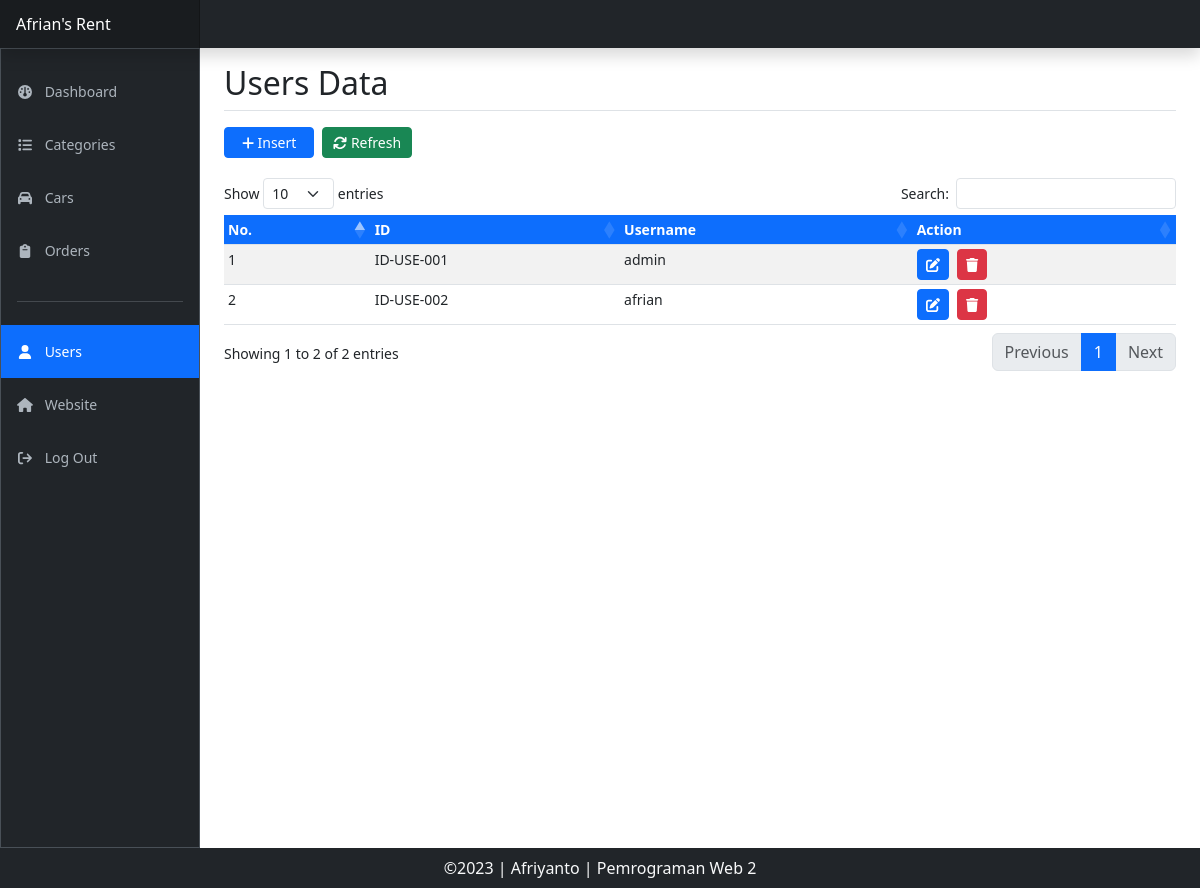
Page /users.php (signed in) on the committed database.
### tables this page shows
CREATE TABLE IF NOT EXISTS `tbl_users` (
  `id_users` varchar(50) NOT NULL DEFAULT 'AUTO_INCREMENT',
  `username` varchar(50) NOT NULL,
  `password` varchar(50) NOT NULL,
  PRIMARY KEY (`id_users`)
);

### users.php (the view, shortened to what this page needs)
<!DOCTYPE html>
<html lang="en">
<head>
    <?php
    include './component/css.php';
    ?>
    <link rel="stylesheet" href="./assets/css/dashboard.css">
</head>
<body>
    <header class="navbar sticky-top bg-dark flex-md-nowrap p-0 shadow" data-bs-theme="dark">
        <a class="navbar-brand col-md-3 col-lg-2 me-0 px-3 fs-6" href="dashboard.php">Afrian's Rent</a>
    </header>
    <div class="container-fluid">
        <div class="row">
            <div class="sidebar border border-right col-md-3 col-lg-2 p-0 bg-dark" data-bs-theme="dark">
                <div class="offcanvas-md offcanvas-end" tabindex="-1" id="sidebarMenu" aria-labelledby="sidebarMenuLabel">
                    <div class="offcanvas-body d-lg-flex flex-column p-0 pt-lg-3 overflow-y-auto">
                        <ul class="navbar-nav flex-column list-group rounded-0">
                            <li class="list-group-item list-group-item-action py-2 border-0">
                                <a class="nav-link" href="dashboard.php">
                                    <i class="fa-solid fa-gauge me-2" style="width:16px;"></i>
                                    Dashboard
                                </a>
                            </li>
                            <li class="list-group-item list-group-item-action py-2 border-0">
                                <a class="nav-link" href="categories.php">
                                    <i class="fa-solid fa-list me-2" style="width:16px;"></i>
                                    Categories
                                </a>
                            </li>
                            <li class="list-group-item list-group-item-action py-2 border-0">
                                <a class="nav-link" href="cars.php">
                                    <i class="fa-solid fa-car me-2" style="width:16px;"></i>
                                    Cars
                                </a>
                            </li>
                            <li class="list-group-item list-group-item-action py-2 border-0">
                                <a class="nav-link" href="orders.php">
                                    <i class="fa-solid fa-clipboard me-2" style="width:16px;"></i>
                                    Orders
                                </a>
                            </li>
                            <li class="list-group-item py-2 border-0">
                                <hr class="my-3 ">
                            </li>
                            <li class="list-group-item list-group-item-action py-2 border-0 active" aria-current="true">
                                <a class="nav-link" href="users.php">
                                    <i class="fa-solid fa-user me-2" style="width:16px;"></i>
                                    Users
                                </a>
                            </li>
                            <li class="list-group-item list-group-item-action py-2 border-0">
                                <a class="nav-link" href="index.php" target="_blank">
                                    <i class="fa-solid fa-house me-2" style="width:16px;"></i>
                                    Website
                                </a>
                            </li>
                            <li class="list-group-item list-group-item-action py-2 border-0">
                                <a class="nav-link" href="./proses/proses_logout.php">
                                    <i class="fa-solid fa-arrow-right-from-bracket me-2" style="width:16px;"></i>
                                    Log Out
                                </a>
                            </li>
                        </ul>
                    </div>
                </div>
            </div>
            <main class="col-md-9 ms-sm-auto col-lg-10 px-md-4">
                <h2 class="pt-3 pb-2 mb-3 border-bottom">Users Data</h2>
                <div class="gap-2 mb-3 d-md-block">
                    <button type="button" class="btn btn-primary btn-sm me-1 mb-1" style="width: 90px;" data-bs-toggle="modal" data-bs-target="#modalInsert">
                        <i class="fa-solid fa-plus"></i>
                        Insert
                    </button>
                    <a href="users.php" class="btn btn-success btn-sm me-1 mb-1" style="width: 90px;">
                        <i class="fa-solid fa-arrows-rotate"></i>
                        Refresh
                    </a>
                </div>
                <div class="table-responsive small mb-3">
                    <table id="data" class="table table-striped table-sm">
                        <thead>
                            <tr>
                                <th class="bg-primary text-white">No.</th>
                                <th class="bg-primary text-white">ID</th>
                                <th class="bg-primary text-white">Username</th>
                                <th class="bg-primary text-white">Action</th>
                            </tr>
                        </thead>
                        <tbody>
                            <?php
                            include './proses/koneksi.php';
                            $query = mysqli_query($con, "SELECT * FROM tbl_users");
                            $counter = 1;
                            while ($data = mysqli_fetch_assoc($query)) {
                                echo "<tr>";
                                echo "<td>" . $counter++ . "</td>";
                                echo "<td>" . $data['id_users'] . "</td>";
                                echo "<td>" . $data['username'] . "</td>";
                                echo "<td>";
                                echo '<button type="button" class="btn btn-primary btn-sm me-2 editBtn" data-bs-toggle="modal" data-bs-target="#modalEdit"
                                data-idusers="' . $data['id_users'] . '" data-username="' . $data['username'] . '">
                                <i class="fa-solid fa-pen-to-square"></i>
                                </button>';
                                echo '<button type="button" class="btn btn-danger btn-sm me-2 deleteBtn" data-bs-toggle="modal" data-bs-target="#modalHapus"
                                data-idusers="' . $data['id_users'] . '" >
                                <i class="fa-solid fa-trash"></i>
                                </button>';
                                echo "</td>";
                                echo "</tr>";
                            }
                            ?>
                        </tbody>
                    </table>
                </div>
            </main>
        </div>
    </div>
    <?php
    include './section/footer.php';
    ?>
</body>
</html>

### assets/css/dashboard.css (style rules this page uses)
* { outline: none; border: none; text-decoration: none; }
body > div.container-fluid > div { height: 100vh; }
.sidebar .nav-link { font-size: 0.875rem; font-weight: 500; }
.navbar-brand { padding-top: 0.75rem; padding-bottom: 0.75rem; background-color: rgba(0, 0, 0, 0.25); box-shadow: inset -1px 0 0 rgba(0, 0, 0, 0.25); }

### rows in the picture
tbl_users: id_users "ID-USE-001", username "admin"
tbl_users: id_users "ID-USE-002", username "afrian"
